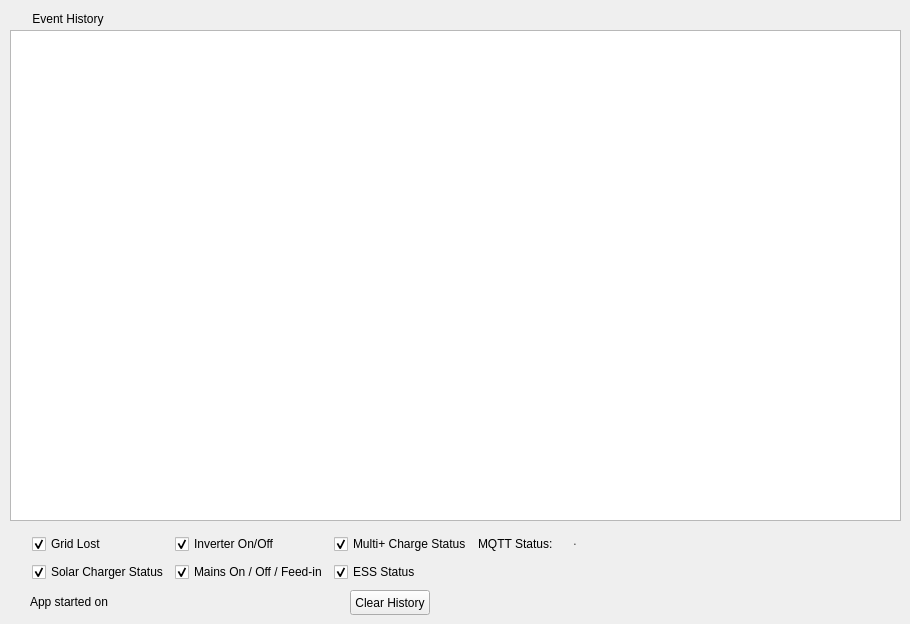
    <widget class="QWidget" name="tab_10">
     <attribute name="title">
      <string>Event</string>
     </attribute>
     <widget class="QTextBrowser" name="textBrowser">
      <property name="geometry">
       <rect>
        <x>10</x>
        <y>30</y>
        <width>891</width>
        <height>491</height>
       </rect>
      </property>
      <property name="font">
       <font>
        <family>Courier New</family>
        <pointsize>8</pointsize>
        <weight>75</weight>
        <bold>true</bold>
       </font>
      </property>
      <property name="styleSheet">
       <string notr="true">background-color: &quot;#2e3436&quot;;</string>
      </property>
      <property name="frameShadow">
       <enum>QFrame::Sunken</enum>
      </property>
      <property name="readOnly">
       <bool>false</bool>
      </property>
     </widget>
     <widget class="QLabel" name="History_label">
      <property name="geometry">
       <rect>
        <x>30</x>
        <y>10</y>
        <width>76</width>
        <height>17</height>
       </rect>
      </property>
      <property name="baseSize">
       <size>
        <width>0</width>
        <height>0</height>
       </size>
      </property>
      <property name="toolTip">
       <string>&lt;html&gt;&lt;head/&gt;&lt;body&gt;&lt;p&gt;&lt;span style=&quot; text-decoration: underline;&quot;&gt;State Changes&lt;/span&gt;&lt;/p&gt;&lt;p&gt;Solar Charger (On / Off)&lt;/p&gt;&lt;p&gt;Grid Condition (Lost / Restored)&lt;/p&gt;&lt;p&gt;Inverter Status (On / Off)&lt;/p&gt;&lt;p&gt;Mains (On/ Off. Feed-In Status)&lt;/p&gt;&lt;p&gt;Multiplus Charging Status (Bulk, Absorption, Float)&lt;/p&gt;&lt;/body&gt;&lt;/html&gt;</string>
      </property>
      <property name="text">
       <string>Event History</string>
      </property>
      <property name="alignment">
       <set>Qt::AlignCenter</set>
      </property>
     </widget>
     <widget class="QPushButton" name="History_pushButton">
      <property name="geometry">
       <rect>
        <x>350</x>
        <y>590</y>
        <width>80</width>
        <height>25</height>
       </rect>
      </property>
      <property name="toolTip">
       <string>&lt;html&gt;&lt;head/&gt;&lt;body&gt;&lt;p&gt;This button clears the entire History&lt;/p&gt;&lt;p&gt;The HistoryBox is Editable&lt;/p&gt;&lt;p&gt;You can delete unwanted individual lines.&lt;/p&gt;&lt;/body&gt;&lt;/html&gt;</string>
      </property>
      <property name="text">
       <string>Clear History</string>
      </property>
     </widget>
     <widget class="QLabel" name="Started_label">
      <property name="geometry">
       <rect>
        <x>30</x>
        <y>592</y>
        <width>311</width>
        <height>20</height>
       </rect>
      </property>
      <property name="text">
       <string>App started on </string>
      </property>
     </widget>
     <widget class="QWidget" name="layoutWidget">
      <property name="geometry">
       <rect>
        <x>32</x>
        <y>532</y>
        <width>548</width>
        <height>54</height>
       </rect>
      </property>
      <layout class="QGridLayout" name="gridLayout_4">
       <item row="0" column="0">
        <widget class="QCheckBox" name="Grid_checkBox">
         <property name="text">
          <string>Grid Lost</string>
         </property>
         <property name="checked">
          <bool>true</bool>
         </property>
        </widget>
       </item>
       <item row="0" column="1">
        <widget class="QCheckBox" name="Inv_checkBox">
         <property name="text">
          <string>Inverter On/Off</string>
         </property>
         <property name="checked">
          <bool>true</bool>
         </property>
        </widget>
       </item>
       <item row="0" column="2">
        <widget class="QCheckBox" name="Multi_checkBox">
         <property name="statusTip">
          <string/>
         </property>
         <property name="text">
          <string>Multi+ Charge Status</string>
         </property>
         <property name="checked">
          <bool>true</bool>
         </property>
        </widget>
       </item>
       <item row="0" column="3">
        <widget class="QLabel" name="MQTT_label">
         <property name="text">
          <string>MQTT Status:</string>
         </property>
        </widget>
       </item>
       <item row="0" column="4">
        <widget class="QLabel" name="MQTT_LED">
         <property name="maximumSize">
          <size>
           <width>10</width>
           <height>16777215</height>
          </size>
         </property>
         <property name="font">
          <font>
           <pointsize>2</pointsize>
          </font>
         </property>
         <property name="toolTip">
          <string>Blinking Green if Connected and receiving messages.
Red if Disconnected from broker.</string>
         </property>
         <property name="whatsThis">
          <string/>
         </property>
         <property name="styleSheet">
          <string notr="true"/>
         </property>
         <property name="text">
          <string>●</string>
         </property>
         <property name="alignment">
          <set>Qt::AlignCenter</set>
         </property>
        </widget>
       </item>
       <item row="1" column="0">
        <widget class="QCheckBox" name="SCC_checkBox">
         <property name="text">
          <string>Solar Charger Status</string>
         </property>
         <property name="checked">
          <bool>true</bool>
         </property>
        </widget>
       </item>
       <item row="1" column="1">
        <widget class="QCheckBox" name="Mains_checkBox">
         <property name="text">
          <string>Mains On / Off / Feed-in</string>
         </property>
         <property name="checked">
          <bool>true</bool>
         </property>
        </widget>
       </item>
       <item row="1" column="2">
        <widget class="QCheckBox" name="ESS_Status_checkBox">
         <property name="text">
          <string>ESS Status</string>
         </property>
         <property name="checked">
          <bool>true</bool>
         </property>
        </widget>
       </item>
      </layout>
     </widget>
    </widget>
